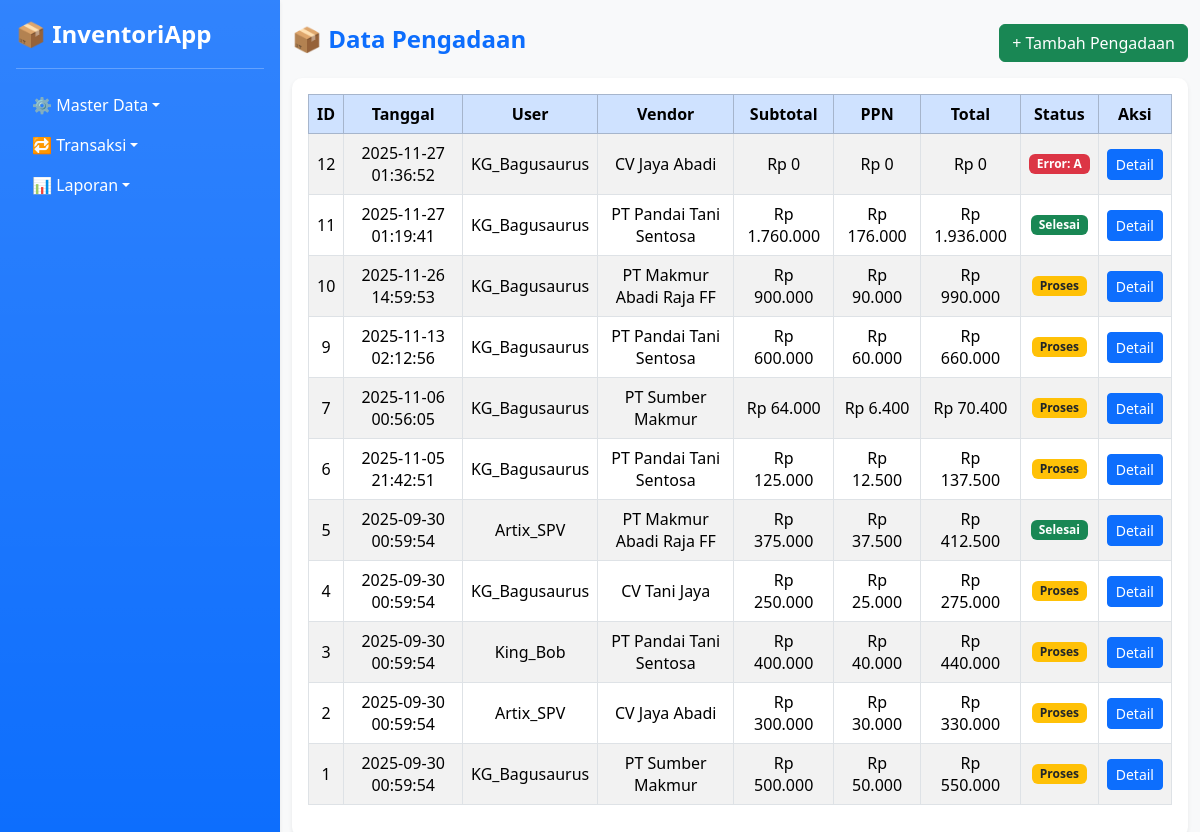
Screenshot of /pengadaan.php with the database file from the repository.
### tables this page shows
CREATE TABLE `pengadaan` (
  `idpengadaan` bigint NOT NULL,
  `timestamp` timestamp NULL DEFAULT CURRENT_TIMESTAMP,
  `user_iduser` int DEFAULT NULL,
  `vendor_idvendor` int DEFAULT NULL,
  `subtotal_nilai` int DEFAULT NULL,
  `ppn` int DEFAULT NULL,
  `total_nilai` int DEFAULT NULL,
  `status` char(1) DEFAULT 'P'
);

CREATE TABLE `user` (
  `iduser` int NOT NULL,
  `username` varchar(45) NOT NULL,
  `password` varchar(100) NOT NULL,
  `idrole` int DEFAULT NULL
);

CREATE TABLE `vendor` (
  `idvendor` int NOT NULL,
  `nama_vendor` varchar(100) NOT NULL,
  `badan_hukum` char(1) DEFAULT NULL,
  `status` char(1) DEFAULT NULL
);

### pengadaan.php (the view, shortened to what this page needs)
<?php
include 'db.php';
?>
<?php include 'layout/navbar.php'; ?>
<!DOCTYPE html>
<html lang="id">
<head>
  <link href="https://cdn.jsdelivr.net/npm/bootstrap@5.3.3/dist/css/bootstrap.min.css" rel="stylesheet">
</head>
<body class="bg-light">
<div class="container-fluid mt-4">
  <div class="d-flex justify-content-between align-items-center mb-3">
    <h4 class="text-primary fw-bold">📦 Data Pengadaan</h4>
    <button class="btn btn-success" data-bs-toggle="modal" data-bs-target="#modalTambah">+ Tambah Pengadaan</button>
  </div>
  <div class="card shadow-sm border-0">
    <div class="card-body table-responsive">
      <table class="table table-bordered table-striped align-middle">
        <thead class="table-primary text-center">
          <tr>
            <th>ID</th>
            <th>Tanggal</th>
            <th>User</th>
            <th>Vendor</th>
            <th>Subtotal</th>
            <th>PPN</th>
            <th>Total</th>
            <th>Status</th>
            <th>Aksi</th>
          </tr>
        </thead>
        <tbody>
          <?php
          $result = mysqli_query($conn, "
            SELECT
              p.idpengadaan,
              p.timestamp,
              u.username AS nama_user,
              v.nama_vendor,
              p.subtotal_nilai,
              p.ppn,
              p.total_nilai,
              p.status AS status_pengadaan
          FROM pengadaan p
          LEFT JOIN user u ON p.user_iduser = u.iduser
          LEFT JOIN vendor v ON p.vendor_idvendor = v.idvendor
          ORDER BY p.idpengadaan DESC
          ");
          if ($result && mysqli_num_rows($result) > 0) {
            while ($row = mysqli_fetch_assoc($result)) {
              $subtotal = "Rp " . number_format($row['subtotal_nilai'], 0, ',', '.');
              $ppn = "Rp " . number_format($row['ppn'], 0, ',', '.');
              $total = "Rp " . number_format($row['total_nilai'], 0, ',', '.');
                $sts = $row['status_pengadaan'];
                if ($sts == 'P') {
                    $statusBadge = "<span class='badge bg-warning text-dark'>Proses</span>";
                } elseif ($sts == 'S') {
                    $statusBadge = "<span class='badge bg-success'>Selesai</span>";
                } else {
                    $statusBadge = "<span class='badge bg-danger'>Error: $sts</span>";
                }
              echo "<tr>
                      <td>" . htmlspecialchars($row['idpengadaan']) . "</td>
                      <td>" . htmlspecialchars($row['timestamp']) . "</td>
                      <td>" . htmlspecialchars($row['nama_user']) . "</td>
                      <td>" . htmlspecialchars($row['nama_vendor']) . "</td>
                      <td>$subtotal</td>
                      <td>$ppn</td>
                      <td>$total</td>
                      <td>$statusBadge</td>
                      <td>
                        <a href='pengadaan_detail.php?id=" . urlencode($row['idpengadaan']) . "' class='btn btn-sm btn-primary'>Detail</a>
                      </td>
                    </tr>";
            }
          } else {
            echo "<tr><td colspan='9' class='text-center text-muted'>Belum ada data pengadaan</td></tr>";
          }
          ?>
        </tbody>
      </table>
    </div>
  </div>
</div>
</body>
</html>

### pengadaan.php (style rules this page uses)
body { background-color: #f8f9fa; }
.card { border-radius: 10px; }
.table th, .table td { vertical-align: middle; text-align: center; }

### rows the page displays
pengadaan: idpengadaan "12", timestamp "2025-11-27 01:36:52", user_iduser.username "KG_Bagusaurus", vendor_idvendor.nama_vendor "CV Jaya Abadi", subtotal_nilai "Rp 0", ppn "Rp 0", total_nilai "Rp 0", status "A"
pengadaan: idpengadaan "11", timestamp "2025-11-27 01:19:41", user_iduser.username "KG_Bagusaurus", vendor_idvendor.nama_vendor "PT Pandai Tani Sentosa", subtotal_nilai "Rp 1.760.000", ppn "Rp 176.000", total_nilai "Rp 1.936.000", status "Selesai"
pengadaan: idpengadaan "10", timestamp "2025-11-26 14:59:53", user_iduser.username "KG_Bagusaurus", vendor_idvendor.nama_vendor "PT Makmur Abadi Raja FF", subtotal_nilai "Rp 900.000", ppn "Rp 90.000", total_nilai "Rp 990.000", status "Proses"
pengadaan: idpengadaan "9", timestamp "2025-11-13 02:12:56", user_iduser.username "KG_Bagusaurus", vendor_idvendor.nama_vendor "PT Pandai Tani Sentosa", subtotal_nilai "Rp 600.000", ppn "Rp 60.000", total_nilai "Rp 660.000", status "Proses"
pengadaan: idpengadaan "7", timestamp "2025-11-06 00:56:05", user_iduser.username "KG_Bagusaurus", vendor_idvendor.nama_vendor "PT Sumber Makmur", subtotal_nilai "Rp 64.000", ppn "Rp 6.400", total_nilai "Rp 70.400", status "Proses"
pengadaan: idpengadaan "6", timestamp "2025-11-05 21:42:51", user_iduser.username "KG_Bagusaurus", vendor_idvendor.nama_vendor "PT Pandai Tani Sentosa", subtotal_nilai "Rp 125.000", ppn "Rp 12.500", total_nilai "Rp 137.500", status "Proses"
pengadaan: idpengadaan "5", timestamp "2025-09-30 00:59:54", user_iduser.username "Artix_SPV", vendor_idvendor.nama_vendor "PT Makmur Abadi Raja FF", subtotal_nilai "Rp 375.000", ppn "Rp 37.500", total_nilai "Rp 412.500", status "Selesai"
pengadaan: idpengadaan "4", timestamp "2025-09-30 00:59:54", user_iduser.username "KG_Bagusaurus", vendor_idvendor.nama_vendor "CV Tani Jaya", subtotal_nilai "Rp 250.000", ppn "Rp 25.000", total_nilai "Rp 275.000", status "Proses"
pengadaan: idpengadaan "3", timestamp "2025-09-30 00:59:54", user_iduser.username "King_Bob", vendor_idvendor.nama_vendor "PT Pandai Tani Sentosa", subtotal_nilai "Rp 400.000", ppn "Rp 40.000", total_nilai "Rp 440.000", status "Proses"
pengadaan: idpengadaan "2", timestamp "2025-09-30 00:59:54", user_iduser.username "Artix_SPV", vendor_idvendor.nama_vendor "CV Jaya Abadi", subtotal_nilai "Rp 300.000", ppn "Rp 30.000", total_nilai "Rp 330.000", status "Proses"
pengadaan: idpengadaan "1", timestamp "2025-09-30 00:59:54", user_iduser.username "KG_Bagusaurus", vendor_idvendor.nama_vendor "PT Sumber Makmur", subtotal_nilai "Rp 500.000", ppn "Rp 50.000", total_nilai "Rp 550.000", status "Proses"
